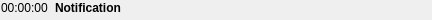
<?xml version="1.0" encoding="UTF-8"?>
<ui version="4.0">
 <class>chatNotification</class>
 <widget class="QWidget" name="chatNotification">
  <property name="geometry">
   <rect>
    <x>0</x>
    <y>0</y>
    <width>432</width>
    <height>20</height>
   </rect>
  </property>
  <property name="minimumSize">
   <size>
    <width>0</width>
    <height>20</height>
   </size>
  </property>
  <property name="windowTitle">
   <string>Form</string>
  </property>
  <layout class="QHBoxLayout" name="horizontalLayout">
   <property name="leftMargin">
    <number>1</number>
   </property>
   <property name="topMargin">
    <number>1</number>
   </property>
   <property name="rightMargin">
    <number>1</number>
   </property>
   <property name="bottomMargin">
    <number>1</number>
   </property>
   <item>
    <widget class="QLabel" name="lblTime">
     <property name="sizePolicy">
      <sizepolicy hsizetype="Fixed" vsizetype="Preferred">
       <horstretch>0</horstretch>
       <verstretch>0</verstretch>
      </sizepolicy>
     </property>
     <property name="maximumSize">
      <size>
       <width>48</width>
       <height>16777215</height>
      </size>
     </property>
     <property name="font">
      <font>
       <family>Ubuntu</family>
      </font>
     </property>
     <property name="text">
      <string>00:00:00</string>
     </property>
     <property name="alignment">
      <set>Qt::AlignLeading|Qt::AlignLeft|Qt::AlignTop</set>
     </property>
    </widget>
   </item>
   <item>
    <widget class="QLabel" name="lblNotification">
     <property name="sizePolicy">
      <sizepolicy hsizetype="Preferred" vsizetype="Preferred">
       <horstretch>0</horstretch>
       <verstretch>0</verstretch>
      </sizepolicy>
     </property>
     <property name="minimumSize">
      <size>
       <width>340</width>
       <height>52</height>
      </size>
     </property>
     <property name="font">
      <font>
       <family>Ubuntu</family>
       <weight>75</weight>
       <bold>true</bold>
      </font>
     </property>
     <property name="frameShape">
      <enum>QFrame::NoFrame</enum>
     </property>
     <property name="text">
      <string>Notification</string>
     </property>
     <property name="alignment">
      <set>Qt::AlignLeading|Qt::AlignLeft|Qt::AlignTop</set>
     </property>
     <property name="wordWrap">
      <bool>true</bool>
     </property>
     <property name="openExternalLinks">
      <bool>true</bool>
     </property>
     <property name="textInteractionFlags">
      <set>Qt::LinksAccessibleByMouse|Qt::TextSelectableByMouse</set>
     </property>
    </widget>
   </item>
  </layout>
 </widget>
 <resources/>
 <connections/>
</ui>
